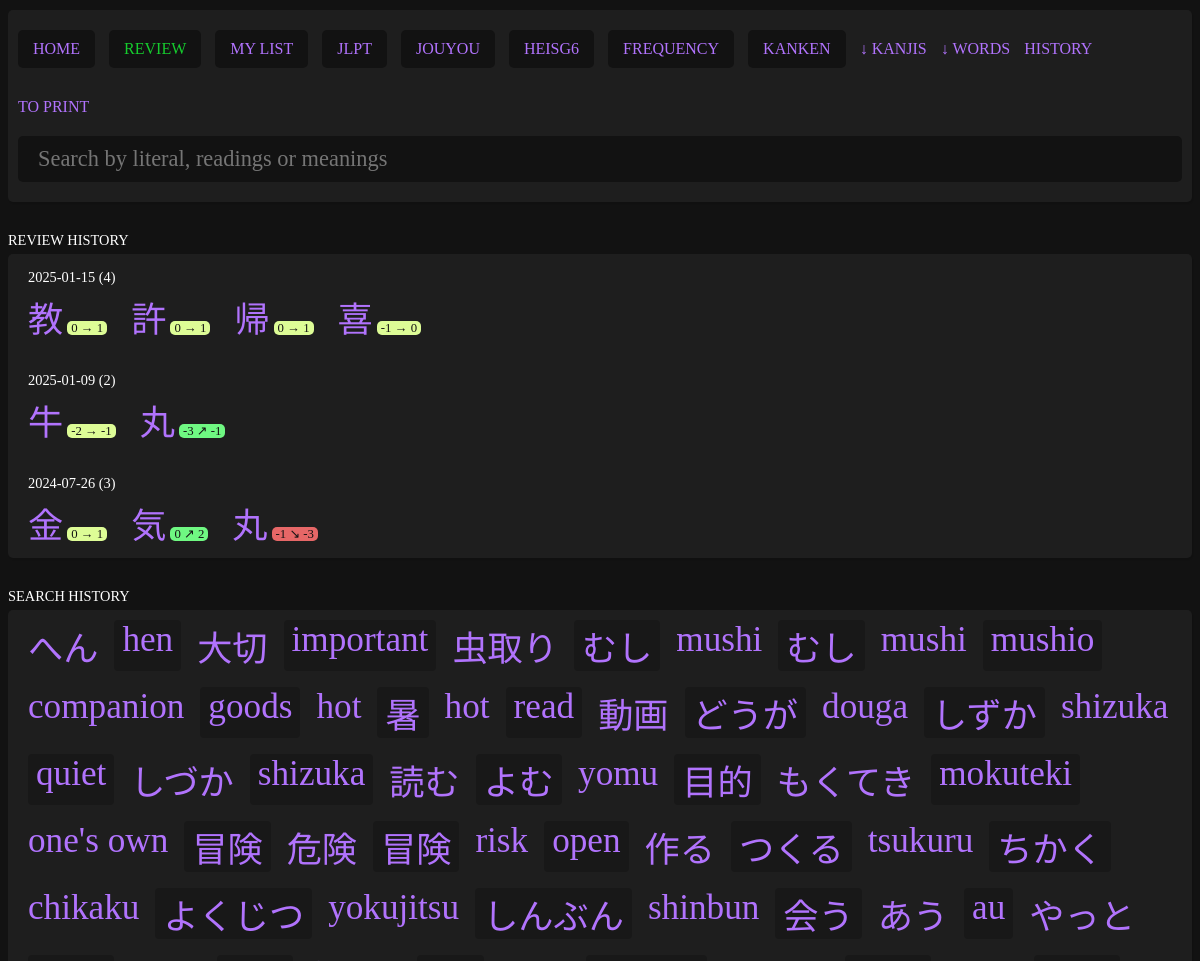
Page /pages/history.php (upper part) on the earlier database version.
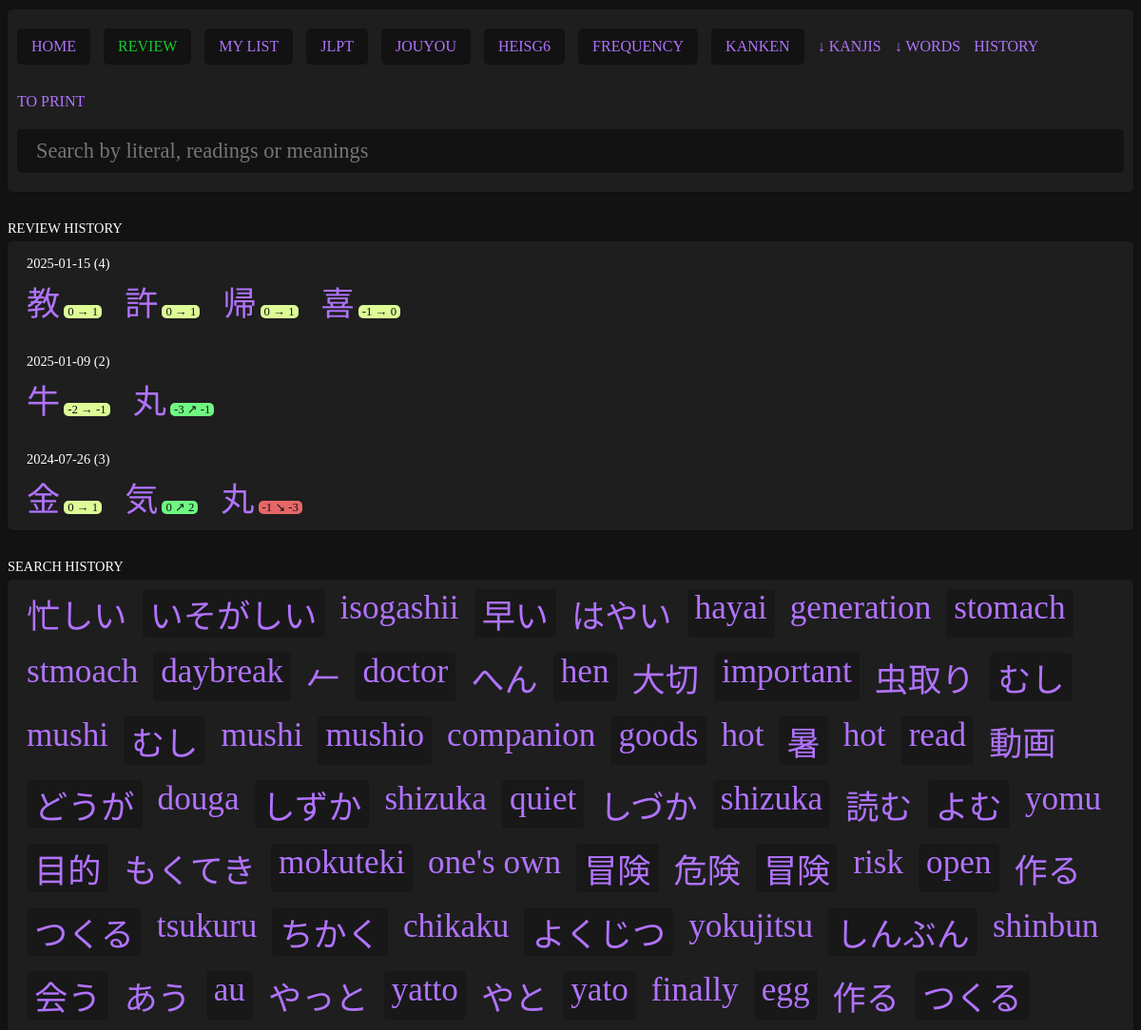
Same page on the later database version.
### tables this page shows
CREATE TABLE review_history (
    id INTEGER PRIMARY KEY,
    kanji TEXT NOT NULL,
    date TEXT NOT NULL
, "before" int, "after" int, "type" text);

CREATE TABLE search_history (
    id INTEGER PRIMARY KEY,
    query TEXT NOT NULL
);

### pages/history.php (the view, shortened to what this page needs)
<?php require '../parts/header.php'; ?>
<?php
$PDO = new PDO('sqlite:../data/kanjis.db');
$sql = "SELECT DISTINCT date FROM review_history ORDER BY date DESC";
$stmt = $PDO->prepare($sql);
$result = $stmt->execute();
$dates = $stmt->fetchAll();
$sql = "SELECT query FROM search_history ORDER BY id DESC";
$stmt = $PDO->prepare($sql);
$result = $stmt->execute();
$queries = $stmt->fetchAll();
?>
<div class="title">Review history</div>
<?php if (empty($dates)) : ?>
    No review history.
<?php else : ?>
    <div class="list">
        <?php foreach ($dates as $date) : ?>
            <?php
            $sql = "SELECT * FROM review_history WHERE date = ? ORDER BY id DESC";
            $stmt = $PDO->prepare($sql);
            $result = $stmt->execute([$date['date']]);
            $entries = $stmt->fetchAll();
            ?>
            <div class="title"><?= $date['date'] ?> (<?= count($entries) ?>)</div>
            <?php foreach ($entries as $entry) : ?>
                <a href="./kanji.php?literal=<?= $entry['kanji'] ?>"><?= $entry['kanji'] ?></a> <span class="history-<?= $entry['type'] ?>"><?= $entry['before'] ?> <span class="review-separator-<?= $entry['type'] ?>"></span> <?= $entry['after'] ?></span>
            <?php endforeach; ?>
        <?php endforeach; ?>
    </div>
<?php endif; ?>
<div class="title">Search history</div>
<?php if (empty($queries)) : ?>
    No search history.
<?php else : ?>
    <div class="list search-history">
        <?php foreach ($queries as $query) : ?>
            <a href="./search.php?query=<?= $query['query'] ?>"><?= $query['query'] ?></a>
        <?php endforeach; ?>
    </div>
<?php endif; ?>
<?php require '../parts/footer.php'; ?>

Differences in the rows shown:
added search_history: query "忙しい"
added search_history: query "いそがしい"
added search_history: query "isogashii"
added search_history: query "早い"
added search_history: query "はやい"
added search_history: query "hayai"
added search_history: query "generation"
added search_history: query "stomach"
added search_history: query "stmoach"
added search_history: query "daybreak"
added search_history: query "𠂉"
added search_history: query "doctor"
now on this page (row unchanged): search_history: query "yatto"
now on this page (row unchanged): search_history: query "やと"
now on this page (row unchanged): search_history: query "yato"
now on this page (row unchanged): search_history: query "finally"
now on this page (row unchanged): search_history: query "egg"
now on this page (row unchanged): search_history: query "作る"
now on this page (row unchanged): search_history: query "つくる"
